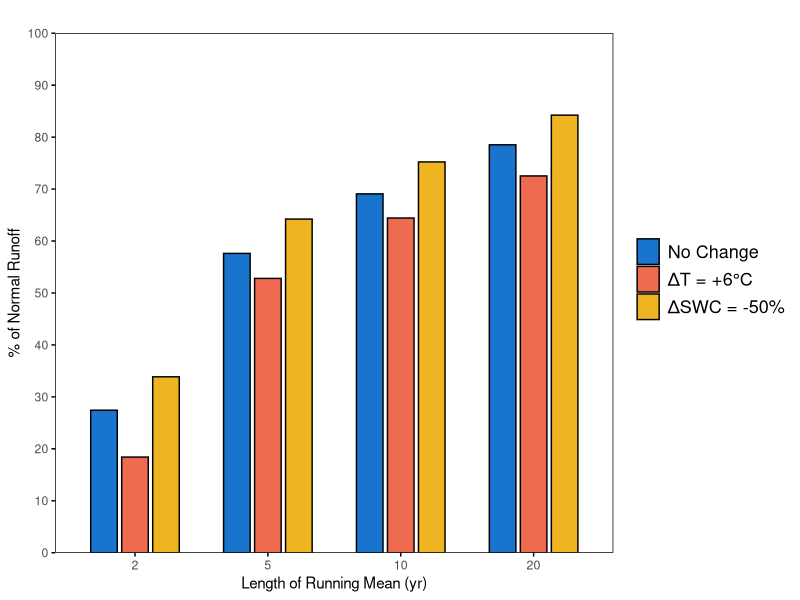

Here is the R script that generated this plot:
# Create a data frame with the given data
data <- data.frame(
  Category = 1:4,
  Value1 = c(27.441, 57.617, 69.072, 78.518),
  Value2 = c(18.414, 52.808, 64.429, 72.531),
  Value3 = c(33.867, 64.223, 75.221, 84.231)
)

# Load the necessary library
library(ggplot2)

# Reshape the data to long format
data_long <- tidyr::gather(data, Key, Value, -Category)

# Create the bar chart
chart <- ggplot(data_long, aes(x = as.factor(Category), y = Value, fill = Key)) +
  geom_bar(stat = "identity", position = position_dodge(width = 0.7), width = 0.6, color = "black") +
  labs(title = "", x = "Length of Running Mean (yr)", y = "% of Normal Runoff") +
  scale_fill_manual(
    values = c("Value1" = "dodgerblue3", "Value2" = "coral2", "Value3" = "goldenrod2"),
    labels = c("No Change", "ΔT = +6°C", "ΔSWC = -50%")
  ) +
  scale_x_discrete(labels = c("2", "5", "10", "20")) +
  scale_y_continuous(limits = c(0, 100), breaks = seq(0, 100, 10), expand = c(0,0)) +
  labs(fill = NULL) +
  theme_minimal() +
  theme(
    legend.position = "right",
    panel.background = element_rect(fill = "white"),
    axis.text.x = element_text(size = 9, face = "plain"),
    axis.ticks = element_line(color = "black", size = .5),
    panel.grid = element_blank()
  )

# Save the plot as a PNG file
ggsave("Bar03.png", plot = chart + guides(fill = guide_legend(nrow = 4, byrow = TRUE, keyheight = unit(.7, "cm"))) +
         theme(legend.text = element_text(size = 13)), 
       width = 8, height = 6, dpi = 300, bg = "white")

